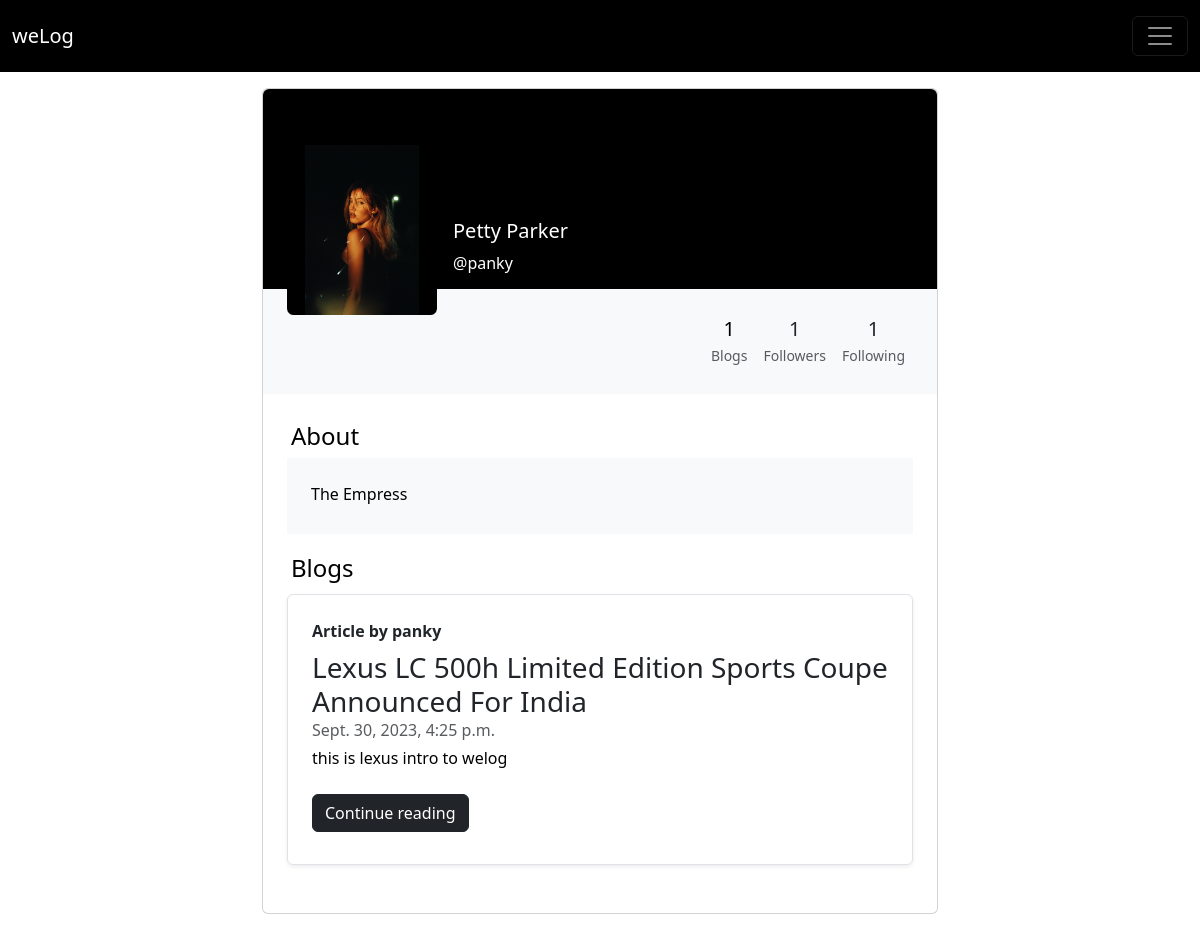
/account/panky, run on the app's committed database.
### home/models.py (models this page shows, shortened)
class UserProfile(models.Model):
    user = models.OneToOneField(User, on_delete=models.CASCADE)
    description = models.TextField(null=True)
    avatar = models.ImageField(upload_to=user_directory_path, null=True, blank=True)
    following = models.ManyToManyField(User, related_name="followers", blank=True, symmetrical=False)
    followers = models.ManyToManyField(User, related_name="following", blank=True, symmetrical=False)

### blog/models.py (models this page shows, shortened)
class Post(models.Model):
    sno = models.AutoField(primary_key=True)
    title = models.CharField(max_length=255)
    content = models.TextField()
    description = models.TextField(null=True, blank=True)
    user = models.ForeignKey(User, on_delete=models.CASCADE)
    slug = models.SlugField(unique=True, null=False)
    timeStamp = models.DateTimeField(default=now, blank=True)
    avatar = models.ImageField(upload_to=post_directory_path, null=True, blank=True)

### home/views.py (the view)
# urls.py: path('account/<str:username>', views.authorProfile, name = "authorProfile"),
def authorProfile(request, username):
    user_ = User.objects.get(username = username)
    if request.user.is_authenticated and request.user == user_:
        return redirect('/you')
    allPosts = Post.objects.filter(user = user_)
    if request.user.is_authenticated:
        profile = UserProfile.objects.get(user = request.user)
        followers = user_.followers.all()
        if profile in followers:
            x = '1'
        else:
            x = '0'
        context = {'x' : x, 'allPosts' : allPosts, 'user_' : user_}
    else:
        context = {'allPosts' : allPosts, 'user_' : user_}
    return render(request, 'account/user_profile.html', context)

### templates/account/user_profile.html (shortened to what this page needs)
{% extends "base.html" %}
{% block body %}
<section class="h-100 gradient-custom-2">
    <div class="container-fluid h-100 my-3" style="max-width : 1500px;">
        <div class="row d-flex justify-content-center align-items-center h-100">
            <div class="col col-lg-9 col-xl-7">
                <div class="card">
                    <div class="rounded-top text-white d-flex flex-row" style="background-color: #000; height:200px;">
                        <div class="ms-4 mt-5 d-flex flex-column" style="width: 150px;">
                            <div class="mt-2 d-flex align-items-center justify-content-center bg-black" style=" z-index: 1; height: 170px !important; width: inherit !important; border-radius: 4%;">
                                {% if user_.userprofile.avatar %}
                                <img src={{user_.userprofile.avatar.url}}
                                    alt="/static/img/user.png" class="img-fluid"
                                    style="z-index: 1; height:inherit !important; width:inherit !important; object-fit: contain !important; border-radius: 4%;">
                                {% else %}
                                <img src="/static/img/user.png"
                                    alt="user" class="img-fluid img-thumbnail"
                                    style="z-index: 1; height:inherit !important; width:inherit !important;">
                                {% endif %}
                            </div>
                        </div>
                        <div class="ms-3" style="margin-top: 130px;">
                            <h5>{{user_.first_name}} {{user_.last_name}}</h5>
                            <p>@{{user_.username}}</p>
                        </div>
                    </div>
                    <div class="p-4 text-black" style="background-color: #f8f9fa;">
                        <div class="d-flex justify-content-end text-center py-1">
                            <div class="mx-2" onclick="location.href='#blogs-section';" role="button">
                                <p class="mb-1 h5">{{user_.post_set.count}}</p>
                                <p class="small text-muted mb-0">Blogs</p>
                            </div>
                            <a href={% url 'accounts' user_.username "followers" %} class="text-decoration-none text-dark mx-2"  role="button">
                                <div>
                                    <p class="mb-1 h5">{{user_.followers.count}}</p>
                                    <p class="small text-muted mb-0">Followers</p>
                                </div>
                            </a>
                            <a href={% url 'accounts' user_.username "following" %} class="text-decoration-none text-dark mx-2"  role="button">
                                <div>
                                    <p class="mb-1 h5">{{user_.following.count}}</p>
                                    <p class="small text-muted mb-0">Following</p>
                                </div>
                            </a>
                        </div>
                    </div>
                    <div class="card-body p-4 text-black">
                        {% if user_.userprofile.description|length < 1 %} {% else %} <div class="mb-3">
                            <p class="lead fw-normal mb-1 fs-4 ps-1">About</p>
                            <div class="p-4 text-break" style="background-color: #f8f9fa;">
                                <p class="font-italic mb-1">{{user_.userprofile.description}}</p>
                            </div>
                    </div>
                    {% endif %}
                    {% if allPosts.count < 1 %} {% else %} <div
                        class="d-flex justify-content-between align-items-center mb-1 px-1">
                        <p class="lead fw-normal fs-4 mb-0" id="blogs-section">Blogs</p>
                </div>
                {% endif %}
                {% for post in allPosts %}
                <div
                    class="row g-0 border rounded overflow-hidden flex-md-row mt-2 mb-4 shadow-sm h-md-250 position-relative">
                    <div class="col p-4 d-flex flex-column position-static">
                        <strong class="d-inline-block mb-2 text-dark">Article by {{user_.username}}</strong>
                        <h3 class="mb-0"><a class="text-decoration-none text-dark"
                                href="/blog/{{post.slug}}">{{post.title}}</a></h3>
                        <div class="mb-1 text-muted">{{post.timeStamp}}</div>
                        <p class="card-text mb-auto">
                        <div class="preview">{{post.description|truncatechars:500}}</div>
                        </p>
                        <div class="my-2">
                            <a href={% url 'blogPost' post.slug %} role="button" class="btn btn-dark">Continue
                                reading</a>
                        </div>
                    </div>
                </div>
                {% endfor %}
            </div>
        </div>
    </div>
    </div>
    </div>
</section>
{% endblock body %}

### data on the page
Post: title "Lexus LC 500h Limited Edition Sports Coupe Announced For India", timeStamp "Sept. 30, 2023, 4:25 p.m.", description "this is lexus intro to welog"

### other printed values
{{ user_.first_name }} "Petty"
{{ user_.last_name }} "Parker"
{{ user_.username }} "panky"
{{ user_.post_set.count }} "1"
{{ user_.followers.count }} "1"
{{ user_.following.count }} "1"
{{ user_.userprofile.description }} "The Empress"
